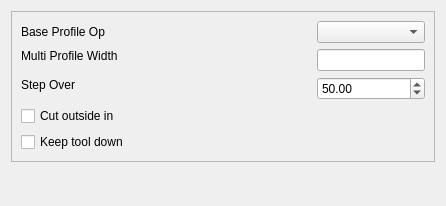
<?xml version="1.0" encoding="UTF-8"?>
<ui version="4.0">
 <class>Form</class>
 <widget class="QWidget" name="Form">
  <property name="geometry">
   <rect>
    <x>0</x>
    <y>0</y>
    <width>446</width>
    <height>206</height>
   </rect>
  </property>
  <property name="windowTitle">
   <string>Form</string>
  </property>
  <layout class="QGridLayout" name="gridLayout_2">
   <item row="2" column="0">
    <spacer name="verticalSpacer">
     <property name="orientation">
      <enum>Qt::Vertical</enum>
     </property>
     <property name="sizeHint" stdset="0">
      <size>
       <width>20</width>
       <height>40</height>
      </size>
     </property>
    </spacer>
   </item>
   <item row="0" column="0">
    <widget class="QFrame" name="frame">
     <property name="frameShape">
      <enum>QFrame::StyledPanel</enum>
     </property>
     <property name="frameShadow">
      <enum>QFrame::Raised</enum>
     </property>
     <layout class="QGridLayout" name="gridLayout">
      <item row="1" column="0">
       <widget class="QLabel" name="profileWidthLabel">
        <property name="text">
         <string>Multi Profile Width</string>
        </property>
       </widget>
      </item>
      <item row="2" column="0" rowspan="2">
       <widget class="QLabel" name="stepOverLabel">
        <property name="text">
         <string>Step Over</string>
        </property>
       </widget>
      </item>
      <item row="3" column="1">
       <widget class="QDoubleSpinBox" name="stepOver">
        <property name="minimum">
         <double>0.100000000000000</double>
        </property>
        <property name="maximum">
         <double>100.000000000000000</double>
        </property>
        <property name="value">
         <double>50.000000000000000</double>
        </property>
       </widget>
      </item>
      <item row="5" column="0">
       <widget class="QCheckBox" name="cutOutsideIn">
        <property name="text">
         <string>Cut outside in</string>
        </property>
       </widget>
      </item>
      <item row="0" column="0">
       <widget class="QLabel" name="baseProfileLabel">
        <property name="text">
         <string>Base Profile Op</string>
        </property>
       </widget>
      </item>
      <item row="1" column="1" rowspan="2">
       <widget class="Gui::InputField" name="profileWidth">
        <property name="sizePolicy">
         <sizepolicy hsizetype="Fixed" vsizetype="Fixed">
          <horstretch>0</horstretch>
          <verstretch>0</verstretch>
         </sizepolicy>
        </property>
        <property name="toolTip">
         <string>&lt;html&gt;&lt;head/&gt;&lt;body&gt;&lt;p&gt;The amount of extra material left by this operation in relation to the target shape.&lt;/p&gt;&lt;/body&gt;&lt;/html&gt;</string>
        </property>
       </widget>
      </item>
      <item row="0" column="1">
       <widget class="QComboBox" name="baseProfile">
        <property name="toolTip">
         <string>&lt;html&gt;&lt;head/&gt;&lt;body&gt;&lt;p&gt;The tool and its settings to be used for this operation.&lt;/p&gt;&lt;/body&gt;&lt;/html&gt;</string>
        </property>
       </widget>
      </item>
      <item row="6" column="0">
       <widget class="QCheckBox" name="keepToolDown">
        <property name="text">
         <string>Keep tool down</string>
        </property>
       </widget>
      </item>
     </layout>
    </widget>
   </item>
  </layout>
 </widget>
 <customwidgets>
  <customwidget>
   <class>Gui::InputField</class>
   <extends>QLineEdit</extends>
   <header>Gui/InputField.h</header>
  </customwidget>
 </customwidgets>
 <tabstops>
  <tabstop>baseProfile</tabstop>
 </tabstops>
 <resources/>
 <connections/>
</ui>
